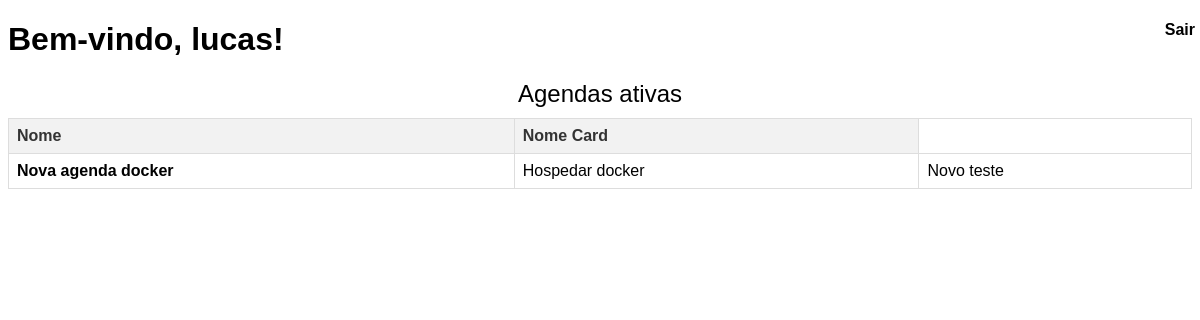
Before: / (signed in) with the older database file.
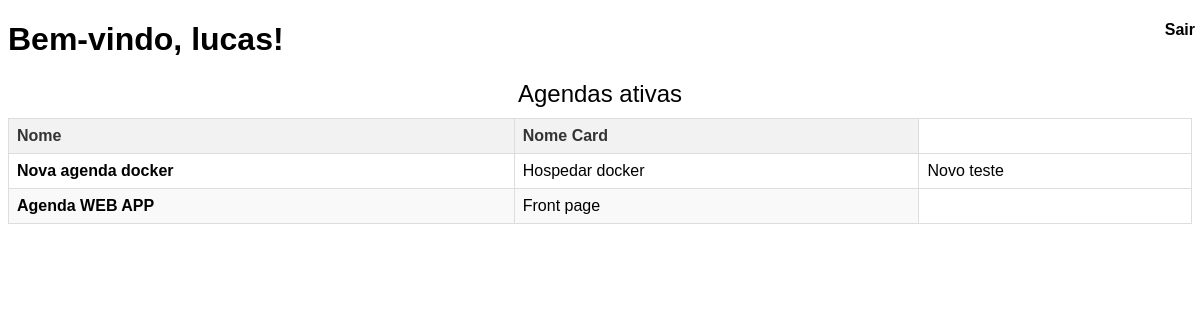
After: the same page with the newer database file.
### agenda/models.py (models this page shows, shortened)
class Agenda(models.Model):
    nome = models.CharField(max_length=200,default=f'agenda-{datetime.now()}')
    data_ini = models.DateTimeField()
    data_fim = models.DateTimeField()
    peso     = models.IntegerField()

class Card(models.Model):
    nome   = models.CharField(max_length=100)
    sprint = models.FloatField()
    peso   = models.CharField(max_length=2)
    id_agenda = models.ForeignKey(Agenda,on_delete=models.CASCADE)
    descricao = models.TextField()
    id_status = models.ForeignKey(Status,on_delete=models.CASCADE)

### agenda/views.py (the view)
# urls.py: path('',views.home,name='home'),
def home(request):
    agendas:Agenda = Agenda.objects.all()
    return render(request,'registration/home.html',{'agendas':agendas})

### agenda/templates/registration/home.html (shortened to what this page needs)
<!DOCTYPE html>
<html lang='pt'>
<head>
    {% load static %}
    <link rel="stylesheet" href="{% static "agenda/home/style.css" %}">
</head>
<body>
    <h1>Bem-vindo, {{ user.username }}!</h1>
    {% if user.is_authenticated %}
        <p id="sair"><a href="{% url 'agenda:deslogar' %}">Sair</a></p>
        <div>
            <table>
                <caption>Agendas ativas</caption>
                <thead>
                    <th>Nome</th>
                    <th>Nome Card</th>
                </thead>
                <tbody>
                    {% for agenda in agendas %}
                        <tr>
                            <td> <a href="{% url "agenda:planner" agenda.id %}">{{agenda.nome}}</a></td>
                            {% for card in agenda.card_set.all %}
                                <td>{{ card.nome }}</td>
                            {% endfor %}
                        </tr>
                    {% endfor %}
                </tbody>
            </table>
        </div>
    {% else %}
    <div id="entrarregistrar">
        <p ><a href="{% url 'agenda:logar' %}">Entrar</a></p>
        <p ><a href="{% url 'agenda:registrar' %}">Registrar</a></p>
    <div>
    {% endif %}
</body>
</html>

### agenda/static/agenda/home/style.css (style rules this page uses)
body { font-family: Arial, sans-serif; }
table { width: 100%; border-collapse: collapse; margin: 20px 0; }
table, th, td { border: 1px solid #dddddd; }
th, td { padding: 8px; text-align: left; }
th { background-color: #f2f2f2; color: #333; }
tr:nth-child(even) { background-color: #f9f9f9; }
caption { font-size: 1.5em; margin-bottom: 10px; text-align: center; }
#sair { position:absolute; right: 5px; top: 5px; }
a { text-decoration: none; color: black; font-weight: bold; }

Changed rows visible on the page:
added Agenda: nome "Agenda WEB APP"
added Card: nome "Front page", shown under "Agenda WEB APP"
